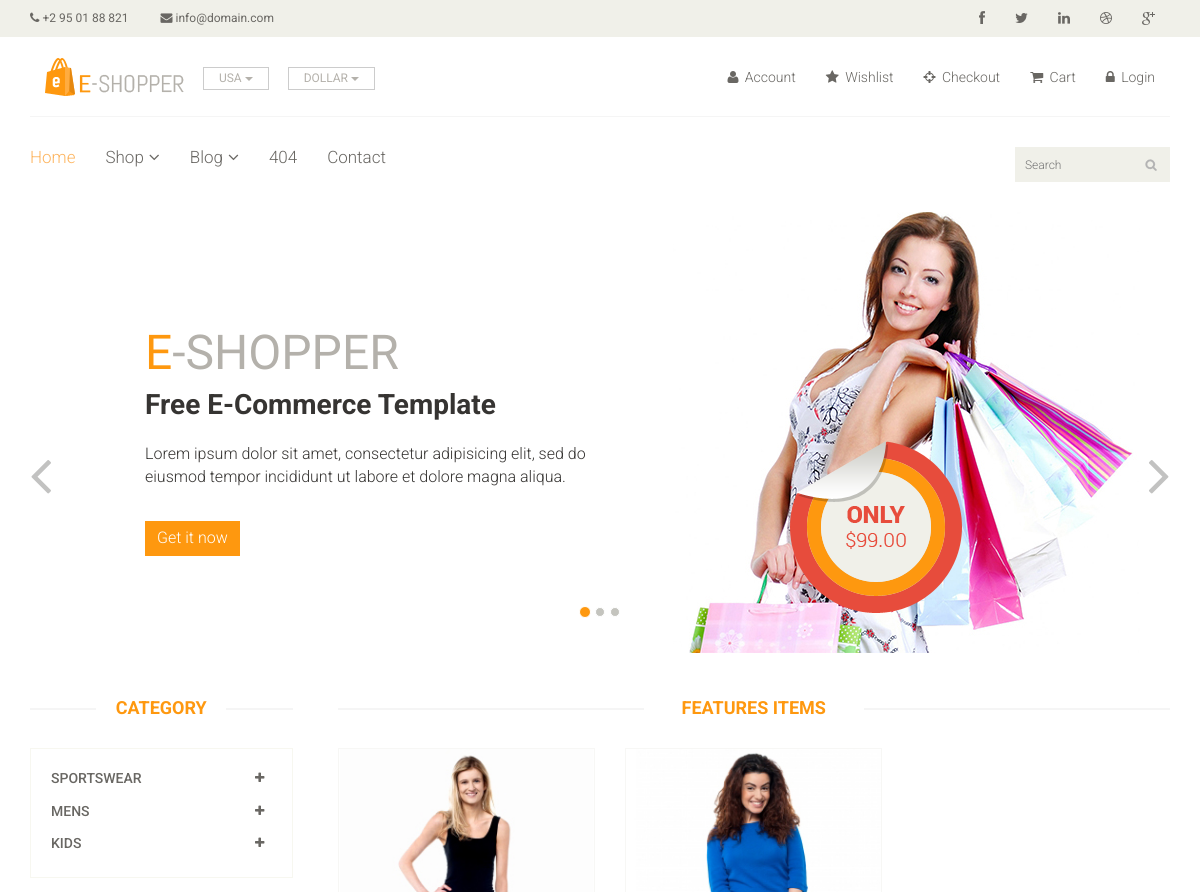
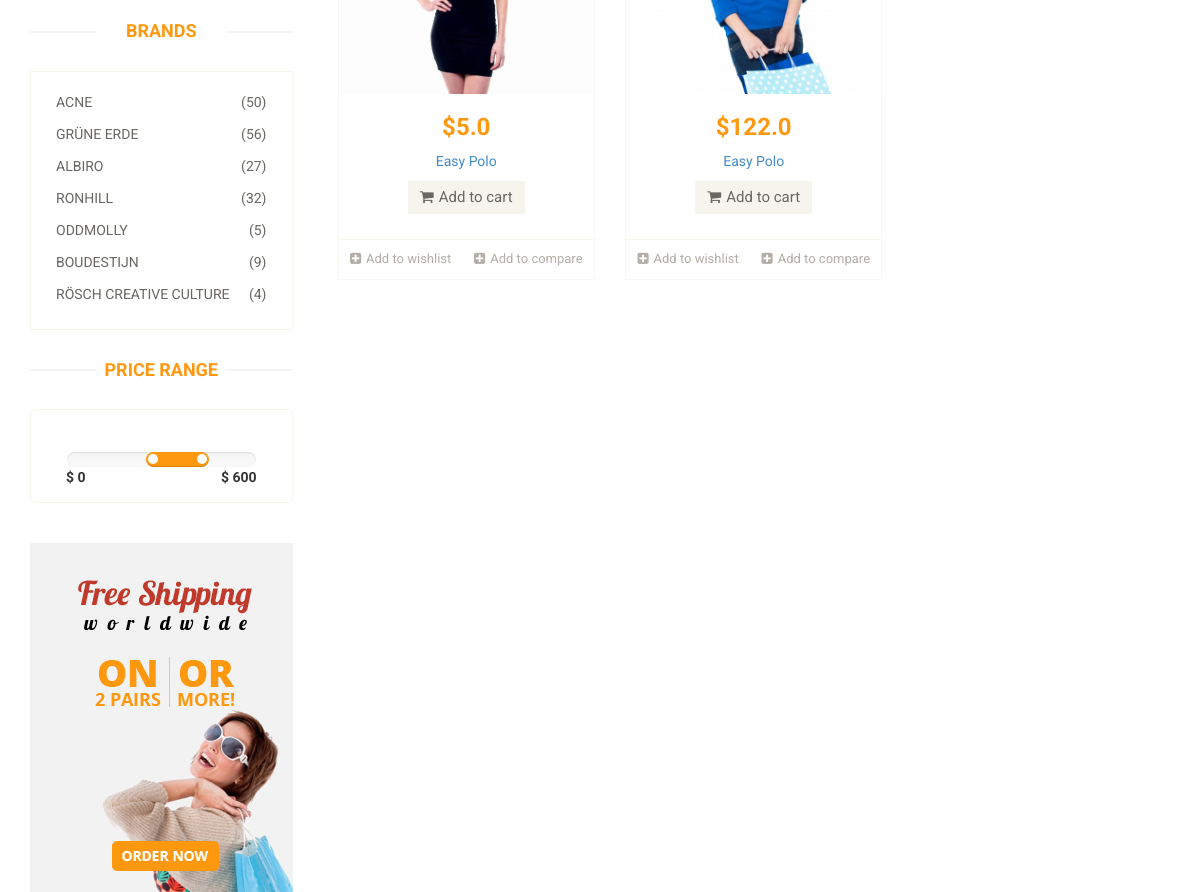
Page /shop/2/ on the committed database (2 pictures, top to bottom).
### polls/models.py (models this page shows, shortened)
class Categories(models.Model):
    category_name = CharField(max_length=255)
    category_in = CharField(max_length=255,null=True)

class Products(models.Model):
    category = models.ForeignKey(Categories, on_delete=models.CASCADE)
    product_name = CharField(max_length=255)
    price = FloatField(default=0)
    discription = CharField(max_length=1000)
    url_images = CharField(max_length=1000)
    taitle = CharField(max_length=1000)
    status = BooleanField()

### polls/views.py (the view)
# urls.py: path('shop/<int:product_id>/', views.viewProductById, name='byid'),
def viewProductById(request, product_id):
    categories = Categories.objects.all()
    producr = Categories.objects.get(pk= product_id)
    pro = producr.products_set.all()
    cate_in = []
    for i in categories:
        cate_in.append(str(i.category_in).split(','))
        context = {'categoris': categories, 'cate_in': cate_in, "products": pro}
    return render(request, 'polls/product.html', context)

### polls/templates/polls/product.html (shortened to what this page needs)
{% extends 'polls/shop.html' %}
{% block category %}
{% if  cate_in == 'null'%}
                        <div class="panel panel-default">
                            <div class="panel-heading">
                                <h4 class="panel-title"><a href="#">Kids</a></h4>
                            </div>
                        </div>
                        {% else %}
                        {% for item in categoris  %}
                        <div class="panel panel-default">
                            <div class="panel-heading">
                                <h4 class="panel-title">
                                    <a  href="{% url 'byid' item.id%}">
                                        <span class="badge pull-right"><i class="fa fa-plus"></i></span>
                                        {{item.category_name}}
                                    </a>
                                </h4>
                            </div>
                        </div>
                        {% endfor %}
                        {% endif %}
{% endblock category %}
{% block product %}
<body>
{% for producct in products %}
                    <div class="col-sm-4">
                        <div class="product-image-wrapper">
                            <div class="single-products">
                                <div class="productinfo text-center">
                                    <img src="{{producct.url_images}}"  alt="" href="{% url 'detail' producct.id %}"/>
                                    <h2>${{producct.price}}</h2>
                                    <p><a href="">{{producct.product_name}}</a></p>
                                    <a href="#" class="btn btn-default add-to-cart"><i class="fa fa-shopping-cart"></i>Add
                                        to cart</a>
                                </div>
                            </div>
                            <div class="choose">
                                <ul class="nav nav-pills nav-justified">
                                    <li><a href="#"><i class="fa fa-plus-square"></i>Add to wishlist</a></li>
                                    <li><a href="#"><i class="fa fa-plus-square"></i>Add to compare</a></li>
                                </ul>
                            </div>
                        </div>
                    </div>
                    {% endfor %}
</body>
{% endblock product %}

### polls/static/polls/css/main.css (style rules this page uses)
body { font-family: 'Roboto', sans-serif; position: relative; font-weight: 400px; }
a { -webkit-transition: 300ms; transition: 300ms; }
h1, h2, h3, h4, h5, h6 { font-family: 'Roboto', sans-serif; }
.category-products .panel { background-color: #FFFFFF; border: 0px; border-radius: 0px; -webkit-box-shadow: none; box-shadow: none; margin-bottom: 0px; }
.category-products .panel-default .panel-heading { background-color: #FFFFFF; border: 0 none; color: #FFFFFF; padding: 5px 20px; }
.category-products .panel-default .panel-heading .panel-title a { color: #696763; font-family: 'Roboto', sans-serif; font-size: 14px; text-decoration: none; text-transform: uppercase; }
.category-products .badge { background: none; border-radius: 10px; color: #696763; display: inline-block; font-size: 12px; font-weight: bold; line-height: 1; min-width: 10px; padding: 3px 7px; text-align: center; vertical-align: baseline; white-space: nowrap; }
.product-image-wrapper { border: 1px solid #F7F7F5; overflow: hidden; margin-bottom: 30px; }
.single-products { position: relative; }
.productinfo h2 { color: #FE980F; font-family: 'Roboto', sans-serif; font-size: 24px; font-weight: 700; }
.productinfo p { font-family: 'Roboto', sans-serif; font-size: 14px; font-weight: 400; color: #696763; }
.productinfo img { width: 100%; }
.productinfo { position: relative; }
.add-to-cart { background: #F5F5ED; border: 0 none; border-radius: 0; color: #696763; font-family: 'Roboto', sans-serif; font-size: 15px; margin-bottom: 25px; }
.add-to-cart i { margin-right: 5px; }
.choose { border-top: 1px solid #F7F7F0; }
.choose ul li a { color: #B3AFA8; font-family: 'Roboto', sans-serif; font-size: 13px; padding-left: 0; padding-right: 0; }
.choose ul li a i { margin-right: 5px; }

### rows in the picture
Categories: category_name "SPORTSWEAR"
Categories: category_name "MENS"
Categories: category_name "KIDS"
Products: url_images (picture), price "5.0", product_name "Easy Polo"
Products: url_images (picture), price "122.0", product_name "Easy Polo"
